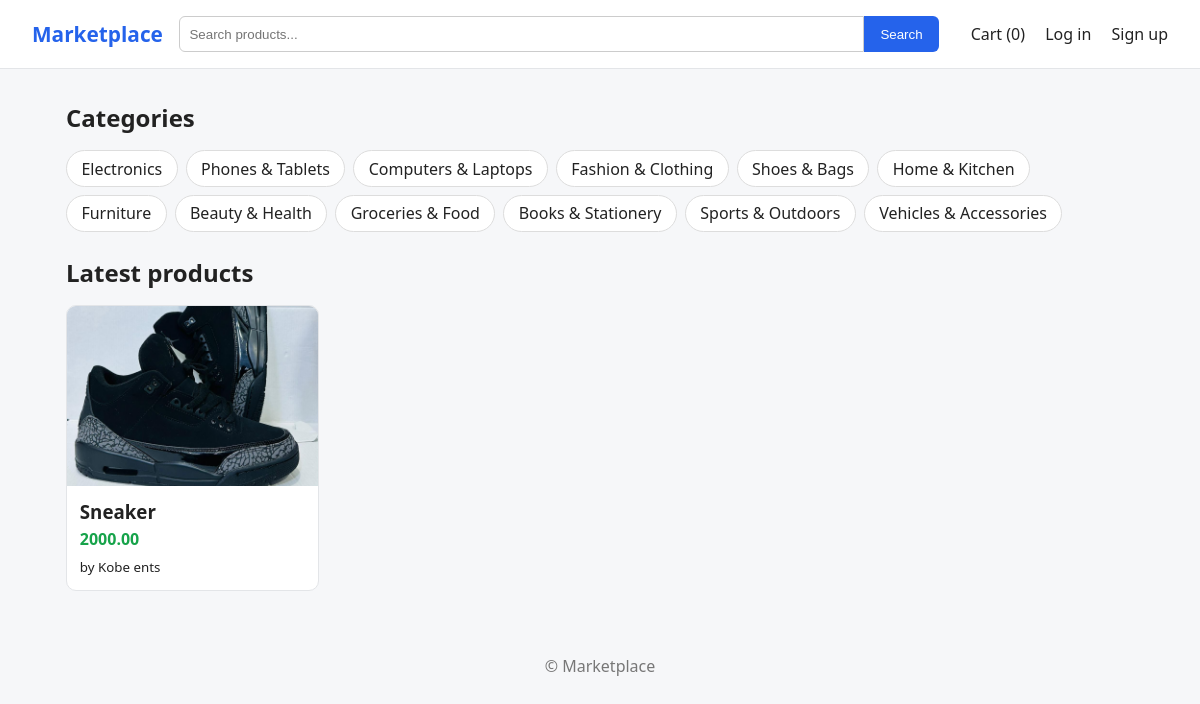
The page / on the database its author committed.
### store/models.py (models this page shows, shortened)
class Category(models.Model):
    name = models.CharField(max_length=100)
    slug = models.SlugField(unique=True)
    class Meta:
        verbose_name_plural = "categories"

class Product(models.Model):
    seller = models.ForeignKey(User, on_delete=models.CASCADE, related_name='products')
    category = models.ForeignKey(Category, on_delete=models.SET_NULL, null=True)
    title = models.CharField(max_length=200)
    description = models.TextField()
    price = models.DecimalField(max_digits=10, decimal_places=2)
    image = models.ImageField(upload_to='products/', blank=True)
    is_active = models.BooleanField(default=True)
    created_at = models.DateTimeField(auto_now_add=True)
    class Meta:
        ordering = ['-created_at']

### accounts/models.py (models this page shows)
class Profile(models.Model):
    user = models.OneToOneField(User, on_delete=models.CASCADE)
    is_seller = models.BooleanField(default=False)
    shop_name = models.CharField(max_length=100, blank=True)
    phone = models.CharField(max_length=20, blank=True)
    bio = models.TextField(blank=True)
    def __str__(self):
        return self.shop_name or self.user.username

### store/views.py (the view)
# urls.py: path('', views.home, name='home'),
def home(request):
    products = Product.objects.filter(is_active=True)[:8]
    categories = Category.objects.all()
    return render(request, 'store/home.html', {'products': products, 'categories': categories})

### store/cart.py (called while the page is built)
    def __len__(self):
        return sum(self.cart.values())

### store/context_processors.py (called while the page is built)
def cart_count(request):
    return {'cart_count': len(Cart(request))}

### templates/store/home.html
{% extends 'base.html' %}
{% block content %}
  <h2>Categories</h2>
  <div class="chips">
    {% for c in categories %}
      <a href="{% url 'product_list' %}?category={{ c.slug }}">{{ c.name }}</a>
    {% endfor %}
  </div>
  <h2>Latest products</h2>
  <div class="grid">
    {% for product in products %}
      {% include 'store/_card.html' %}
    {% empty %}
      <p>No products yet.</p>
    {% endfor %}
  </div>
{% endblock %}

### templates/store/_card.html
<a href="{% url 'product_detail' product.pk %}" class="card">
  {% if product.image %}
    <img src="{{ product.image.url }}" alt="{{ product.title }}">
  {% else %}
    <div class="no-image">No image</div>
  {% endif %}
  <div class="card-body">
    <h3>{{ product.title }}</h3>
    <p class="price">{{ product.price }}</p>
    <small>by {{ product.seller.profile }}</small>
  </div>
</a>

### static/css/style.css (style rules this page uses)
* { box-sizing: border-box; margin: 0; padding: 0; }
body { font-family: system-ui, sans-serif; background: #f6f7f9; color: #222; }
a { color: inherit; text-decoration: none; }
h2 { margin: 1.5rem 0 1rem; }
.chips { display: flex; gap: .5rem; flex-wrap: wrap; margin-bottom: 1rem; }
.chips a { padding: .4rem .9rem; background: #fff; border: 1px solid #ddd; border-radius: 999px; }
.grid { display: grid; grid-template-columns: repeat(auto-fill, minmax(220px, 1fr)); gap: 1.2rem; }
.card { background: #fff; border-radius: 10px; overflow: hidden; border: 1px solid #e3e5e8; transition: transform .15s; }
.card img, .no-image { width: 100%; height: 180px; object-fit: cover; background: #eee; display: flex; align-items: center; justify-content: center; color: #888; }
.card-body { padding: .8rem; }
.price { font-weight: 700; color: #16a34a; margin: .3rem 0; }

### rows shown on the page
Category: name "Electronics"
Category: name "Phones & Tablets"
Category: name "Computers & Laptops"
Category: name "Fashion & Clothing"
Category: name "Shoes & Bags"
Category: name "Home & Kitchen"
Category: name "Furniture"
Category: name "Beauty & Health"
Category: name "Groceries & Food"
Category: name "Books & Stationery"
Category: name "Sports & Outdoors"
Category: name "Vehicles & Accessories"
Product: image (picture), title "Sneaker", price "2000.00", seller.profile "Kobe ents"

### other values the page prints
{{ cart_count }} "0"
